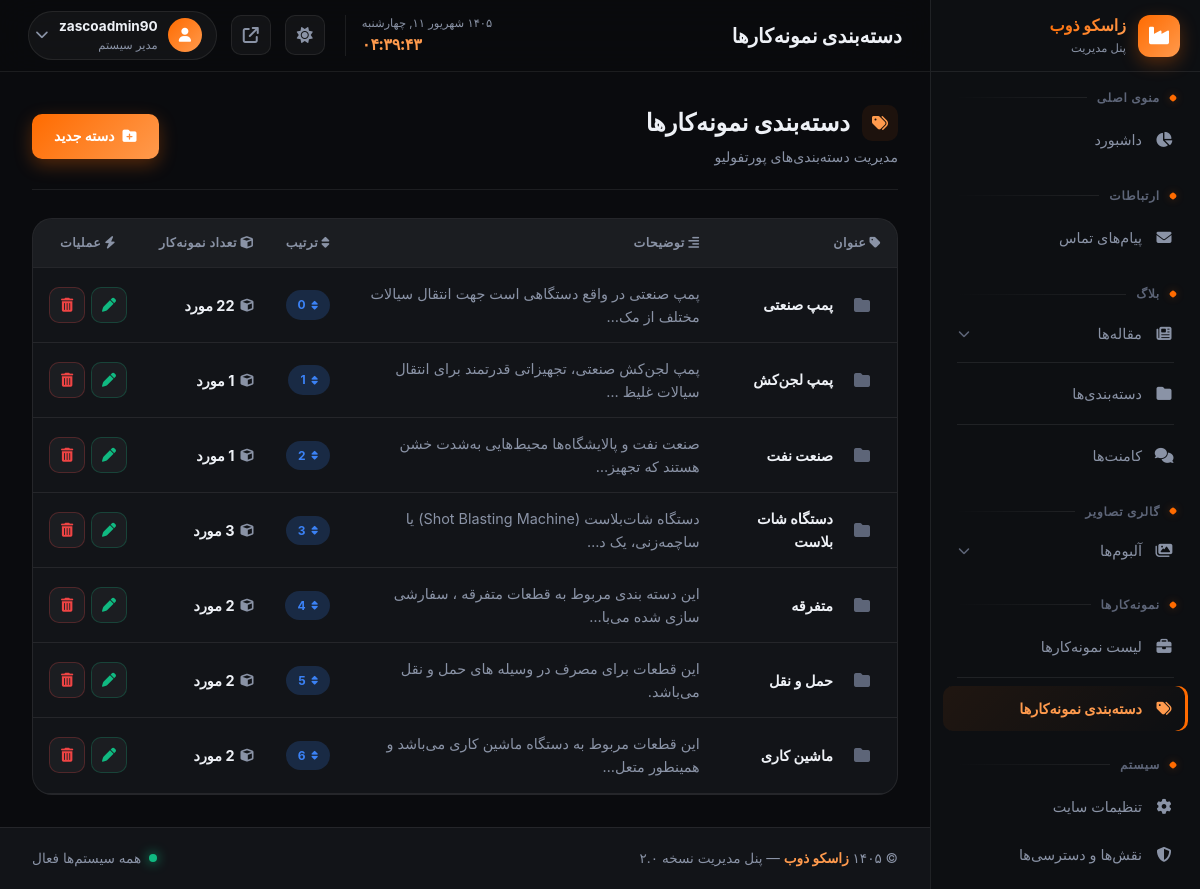
Page /zasco-admin-x9k2p/portfolio-categories/ (signed in) on the committed database.
### portfolio/models.py (models this page shows, shortened)
class PortfolioCategory(SoftDeleteModel):
    title = models.CharField('عنوان دسته', max_length=120)
    slug = models.SlugField('اسلاگ', max_length=160, unique=True, allow_unicode=True)
    description = models.TextField('توضیحات سئو', blank=True)
    order = models.PositiveIntegerField('ترتیب', default=0)
    class Meta:
        verbose_name = 'دسته نمونه‌کار'
        verbose_name_plural = 'دسته‌های نمونه‌کار'
        ordering = ['order', 'title']

### panel/views.py (the view)
# urls.py: path('portfolio-categories/', views.portfolio_category_list, name='portfolio_category_list'),
@login_required
def portfolio_category_list(request):
    if not request.user.is_staff:
        return redirect('panel:login')
    categories = PortfolioCategory.objects.annotate(
        items_count=Count('items', filter=Q(items__published=True, items__is_deleted=False))
    ).order_by('order', 'title')
    paginator = Paginator(categories, 10)
    categories = paginator.get_page(request.GET.get('page'))
    return render(request, 'main_pages/portfolio/category_list.html', {'categories': categories})

### main/context_processors.py (called while the page is built)
def site_settings(request):
    return {'site': SiteSetting.load()}

### main/models.py (called while the page is built)
    def get_queryset(self):
        return super().get_queryset().filter(is_deleted=False)

    @classmethod
    def load(cls):
        obj, _ = cls.objects.get_or_create(pk=1)
        return obj

### panel/context_processors.py (called while the page is built)
def panel_badges(request):
    if not (request.user.is_authenticated and request.user.is_staff):
        return {}
    return {
        'pending_comments': Comment.objects.filter(approved=False, is_deleted=False).count(),
    }

def user_permissions(request):
    if not hasattr(request, 'user') or not request.user.is_authenticated:
        return {'user_perms': UserPermissions(set())}
    if request.user.is_superuser:
        all_perms = {code for code, _ in CustomRole.ALL_PERMISSIONS}
        return {'user_perms': UserPermissions(all_perms)}
    if hasattr(request.user, 'profile') and request.user.profile.role:
        perms = set(request.user.profile.role.permissions)
        return {'user_perms': UserPermissions(perms)}
    return {'user_perms': UserPermissions(set())}

    def __getattr__(self, name):
        return name in self._perms

### panel/templates/main_pages/portfolio/category_list.html (shortened to what this page needs)
{% extends 'layouts/panel_base.html' %}
{% block content %}
<div class="page-header">
    <div>
        <h1 class="page-title"><i class="fa-solid fa-tags"></i> دسته‌بندی نمونه‌کارها</h1>
        <p class="page-subtitle">مدیریت دسته‌بندی‌های پورتفولیو</p>
    </div>
    <a href="{% url 'panel:portfolio_category_add' %}" class="btn btn-primary">
        <i class="fa-solid fa-folder-plus"></i> دسته جدید
    </a>
</div>
<div class="card">
    <div class="table-responsive">
        <table class="data-table">
            <thead>
                <tr>
                    <th><i class="fa-solid fa-tag"></i> عنوان</th>
                    <th><i class="fa-solid fa-align-right"></i> توضیحات</th>
                    <th><i class="fa-solid fa-sort"></i> ترتیب</th>
                    <th><i class="fa-solid fa-cube"></i> تعداد نمونه‌کار</th>
                    <th style="text-align:center;"><i class="fa-solid fa-bolt"></i> عملیات</th>
                </tr>
            </thead>
            <tbody>
                {% for cat in categories %}
                <tr>
                    <td>
                        <div style="display:flex; align-items:center; gap:10px;">
                            <div class="post-thumb" style="width:38px; height:38px; border-radius:10px;">
                                <i class="fa-solid fa-folder"></i>
                            </div>
                            <strong>{{ cat.title }}</strong>
                        </div>
                    </td>
                    <td><span class="text-muted">{{ cat.description|truncatechars:60|default:'—' }}</span></td>
                    <td><span class="badge badge-info"><i class="fa-solid fa-sort"></i> {{ cat.order }}</span></td>
                    <td><span class="metric-cell"><i class="fa-solid fa-cube"></i> {{ cat.items_count }} مورد</span></td>
                    <td>
                        <div class="actions" style="justify-content:center;">
                            <a href="{% url 'panel:portfolio_category_edit' cat.id %}" class="btn-icon success" title="ویرایش"><i class="fa-solid fa-pen"></i></a>
                            <a href="{% url 'panel:portfolio_category_delete' cat.id %}" class="btn-icon danger" title="حذف"
                               onclick="return confirm('آیا از حذف «{{ cat.title }}» مطمئن هستید؟');"><i class="fa-solid fa-trash-can"></i></a>
                        </div>
                    </td>
                </tr>
                {% endfor %}
            </tbody>
        </table>
    </div>
</div>
{% endblock %}

### panel/templates/partials/header.html (shortened to what this page needs)
<header class="panel-header">
    <div class="header-right">
        <div class="page-title-wrap">
            <h1 class="page-title" id="pageTitle">داشبورد</h1>
        </div>
    </div>
    <div class="header-left">
        <div class="header-datetime">
            <div class="datetime-date" id="jalaliDate"></div>
            <div class="datetime-time" id="liveTime">--:--</div>
        </div>
        <button class="theme-toggle" id="themeToggle" aria-label="تغییر تم" title="تغییر تم روشن/تیره">
            <i class="fa-solid fa-sun"></i>
        </button>
        <a href="/" target="_blank" class="header-icon-btn" title="مشاهده سایت">
            <i class="fa-solid fa-arrow-up-right-from-square"></i>
        </a>
        <div class="user-menu" id="userMenu">
            <button class="user-btn">
                <div class="user-avatar"><i class="fa-solid fa-user"></i></div>
                <div class="user-info">
                    <strong>{{ request.user.username }}</strong>
                    <small>مدیر سیستم</small>
                </div>
                <i class="fa-solid fa-chevron-down user-chevron"></i>
            </button>
        </div>
    </div>
</header>

### rows in the picture
PortfolioCategory: title "پمپ صنعتی", description "پمپ صنعتی در واقع دستگاهی است جهت انتقال سیالات مختلف از مک…", order "0", items_count "22"
PortfolioCategory: title "پمپ لجن‌کش", description "پمپ لجن‌کش صنعتی، تجهیزاتی قدرتمند برای انتقال سیالات غلیظ …", order "1", items_count "1"
PortfolioCategory: title "صنعت نفت", description "صنعت نفت و پالایشگاه‌ها محیط‌هایی به‌شدت خشن هستند که تجهیز…", order "2", items_count "1"
PortfolioCategory: title "دستگاه شات بلاست", description "دستگاه شات‌بلاست (Shot Blasting Machine) یا ساچمه‌زنی، یک د…", order "3", items_count "3"
PortfolioCategory: title "متفرقه", description "این دسته بندی مربوط به قطعات متفرقه ، سفارشی سازی شده می‌با…", order "4", items_count "2"
PortfolioCategory: title "حمل و نقل", description "این قطعات برای مصرف در وسیله های حمل و نقل می‌باشد.", order "5", items_count "2"
PortfolioCategory: title "ماشین کاری", description "این قطعات مربوط به دستگاه ماشین کاری می‌باشد و همینطور متعل…", order "6", items_count "2"

### other values in the picture
{{ request.user.username }} "zascoadmin90"
